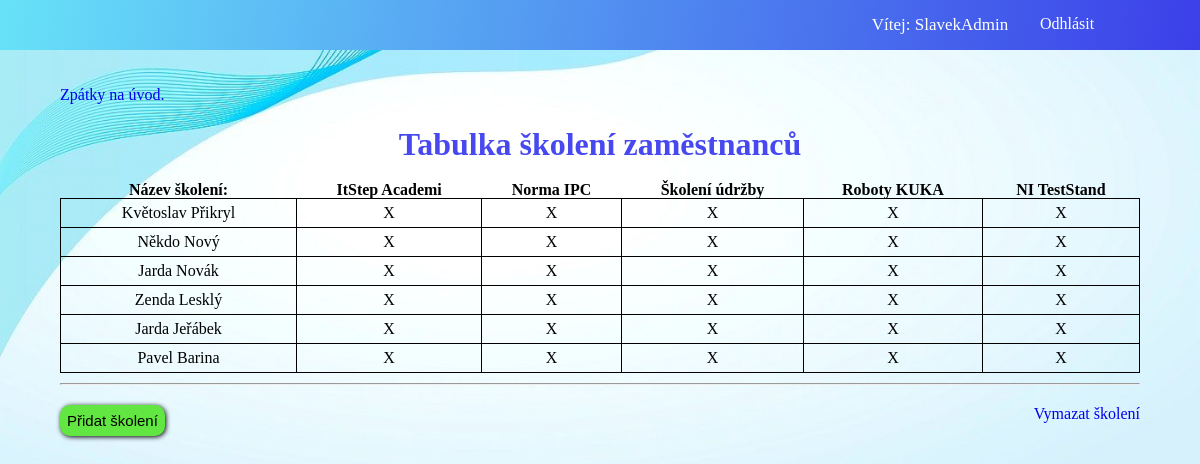
The page /skoleni (signed in) on the database as committed earlier.
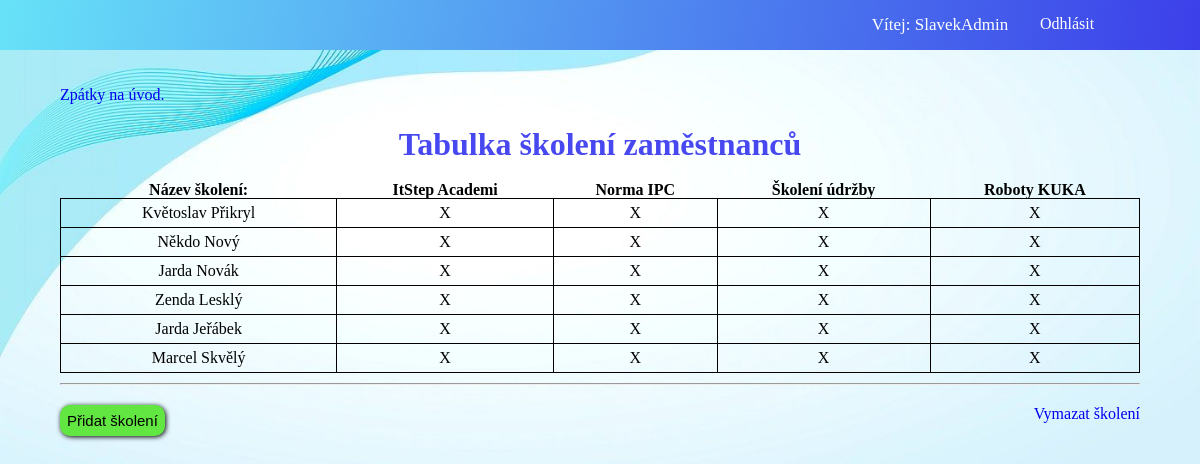
The same page on the database as committed later.
### Information/models.py (models this page shows, shortened)
class Trained(models.Model):
    name = models.CharField(max_length=50)
    done = models.BooleanField(null=True)
    def __str__(self):
        return f"{self.name}"

class Employee(models.Model):
    name = models.CharField(max_length=30)
    surname = models.CharField(max_length=30)
    card = models.IntegerField()
    merit = models.CharField(max_length=2000, null=True)
    info = models.CharField(max_length=10000, null=True)
    trained = models.ManyToManyField(Trained)

### Information/views.py (the view, shortened to what this page needs)
# urls.py: path("skoleni", views.tableTrained, name= "trained"),
@login_required(login_url="singIn")
def tableTrained(request):
    traineds = Trained.objects.all()
    employees = Employee.objects.all()
    newTrained = TrainedForm
    TrainedAllName = []
    employees_traineds = {}
    for trAll in traineds:
        TrainedAllName.append(trAll.name)
    for employee in employees:
        nameTraineds = Trained.objects.filter(employee__card = employee.card)
        employeeTraineds = []
        number = 0
        while len(employeeTraineds) < len(TrainedAllName):
            employeeTraineds.append("X")
        employees_traineds[employee.card] = employeeTraineds
    return render(request, "Information/trained.html", {
        "newTrained" : newTrained,
        "traineds" : traineds,
        "employees" : employees,
        "employeeTraineds" : employeeTraineds,
        "employees_traineds" : employees_traineds
    })

### Information/templates/Information/trained.html (shortened to what this page needs)
{% extends "base.html" %}
{% load static %}
{% block content %}
    <a href = "/uvod">Zpátky na úvod.</a>
    <h1> Tabulka školení zaměstnanců</h1>
    <div>
        <table class="table_employees_traineds">
            <tr>
                <th>Název školení:</th>
                <br>
                {% for trained in traineds%}
                    <th>{{trained }}</th>
                {% endfor %}
            </tr>
            <tr>
                <tr>
                    {% for key, value in employees_traineds.items %}
                    <tr>
                        <td class="table_employees_traineds_td">
                            {% for employee in employees%}
                                {% if key == employee.card%}
                                    <div>{{employee.name}} {{employee.surname}}</div>
                                {% endif %}
                            {% endfor %}
                        </td>
                        {% for val in value%}
                            <td class="table_employees_traineds_td">
                                {{val}}
                            </td>
                        {% endfor%}
                    </tr>
                    {% endfor %}
                </tr>
            </tr>
        </table>
    </div>
    <hr>
    <div class="add_remove_trained">
        <button class="add_trained_button" id="add_trained_button">Přidat školení</button>
        <a href="/vymazat_skoleni" class="remove_trained">Vymazat školení</a>
    </div>
{% endblock %}

### templates/base.html (shortened to what this page needs)
{% load static %}
<!DOCTYPE html>
<html lang="en">
<head>
    <link rel="stylesheet" href="{% static "Styles/style.css" %}">
</head>
<body>
    <header>
        <div class="user_list">
            <p>Vítej: {{request.user}}</p>
            <a href= "{% url "logOut"%}" class="logOff">Odhlásit</a>
        </div>
    </header>
    <main class="contents">
        {% block content %}
        {% endblock %}
    </main>
    <footer>
    </footer>
</body>
</html>

### static/Styles/style.css (style rules this page uses)
* { padding: 0; margin: 0; -webkit-box-sizing: border-box; box-sizing: border-box; }
body { width: 100%; min-height: 100vh; background: url(../IMG/Background.jpg); background-repeat: no-repeat; background-size: 100%; background-size: cover; }
a { text-decoration: none; }
h1 { padding-top: 2%; text-align: center; color: #4848f0; }
p { font-size: 17px; }
button { border-radius: 10px; border: none; background-color: #62e642; font-size: 15px; padding: 7px; -webkit-box-shadow: 1px 1px 5px black; box-shadow: 1px 1px 5px black; }
header { width: 100%; height: 50px; float: left; margin-bottom: 3%; background: linear-gradient(100deg, #67e2f8, #3c3fe9); }
header .user_list { padding-right: 5%; float: right; display: -webkit-box; display: -ms-flexbox; display: flex; }
header .user_list p { width: 200px; text-align: center; margin-top: 5%; color: white; }
header .user_list .logOff { color: white; text-decoration: none; width: 100px; margin-top: 5%; }
.contents { margin: 0 5%; }
hr { margin: 10px 0; }
td { text-align: center; padding: 5px 10px; }
footer { width: 100%; height: 100px; }
.table_employees_traineds { width: 100%; border-collapse: collapse; }
.table_employees_traineds .table_employees_traineds_td { border: 1px solid black; }
.add_remove_trained { width: 100%; margin-top: 20px; }
.add_remove_trained .remove_trained { float: right; text-align: right; }

Rows that differ between the two databases and show on the page:
removed Trained: name "NI TestStand"
removed Employee: name "Pavel", surname "Barina"
added Employee: name "Marcel", surname "Skvělý"
Other text that changed with them:
list line gone: "X"
